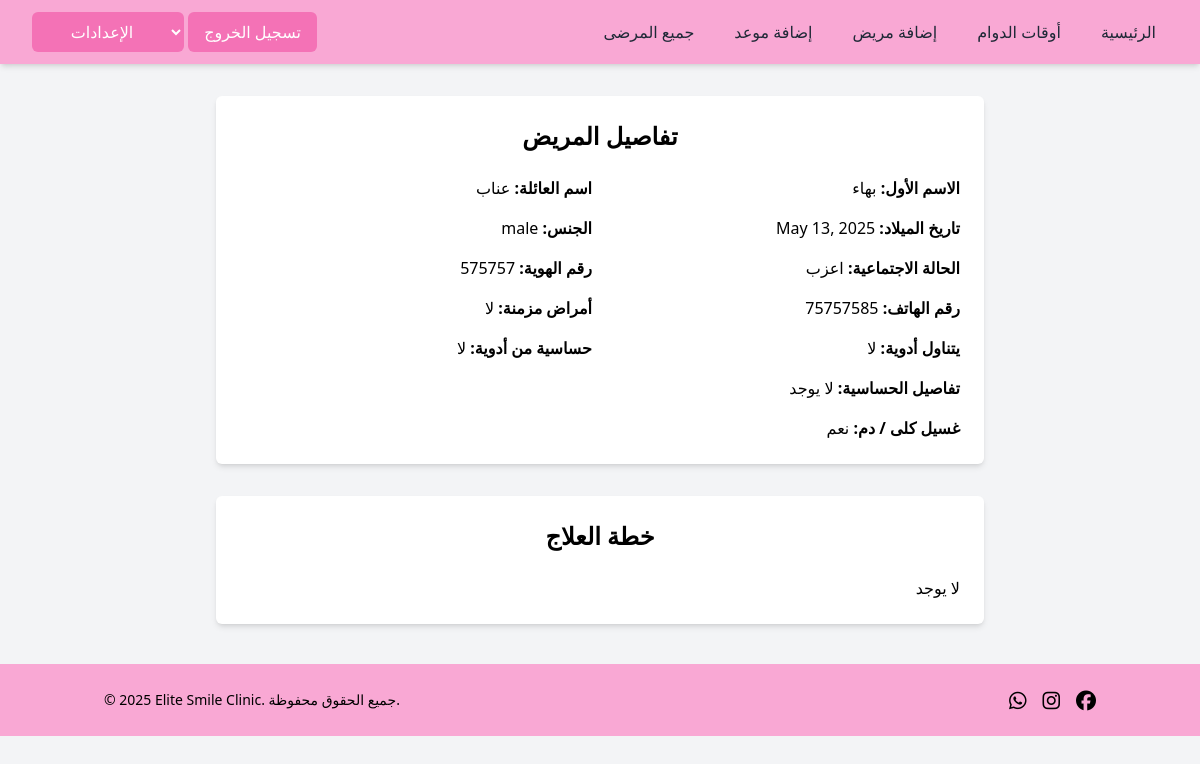
The app's page /doctor/patient_details_display/6 with its own data.
### clinic_app/models.py (models this page shows, shortened)
class User(models.Model):
    first_name = models.CharField(max_length=255)
    last_name = models.CharField(max_length=255)
    email = models.CharField(max_length=255)
    password = models.CharField(max_length=255)
    role = models.CharField(max_length=255, default='patient')
    doctor = models.ForeignKey('self', null=True, blank=True, on_delete=models.SET_NULL, related_name='patients')
    birth_date = models.DateField(blank=True, null=True)
    gender = models.CharField(max_length=10, blank=True)  # No need for null=True in CharField
    social_status = models.CharField(max_length=20, blank=True)
    id_number = models.CharField(max_length=20, blank=True)
    phone = models.CharField(max_length=20, blank=True)
    chronic_disease = models.BooleanField(default=False)
    takes_medications = models.BooleanField(default=False)
    drug_allergy = models.BooleanField(default=False)
    allergy_details = models.TextField(blank=True)
    dialysis =models.BooleanField(default=False)
    treatment_plan = models.TextField(blank=True)
    created_at = models.DateTimeField(auto_now_add=True)
    updated_at = models.DateTimeField(auto_now=True)
    objects = UserManager()

### doctor_app/views.py (the view)
# urls.py: path('patient_details_display/<int:patientid>', views.patient_details_display, name='patient_details_display'),
def patient_details_display(request,patientid):
    context={
        'patient':User.objects.get(id=patientid)
    }
    return render(request,'doctor/patient_details_display.html',context)

### doctor_app/templates/doctor/patient_details_display.html (shortened to what this page needs)
<!DOCTYPE html>
<html lang="ar" dir="rtl">
<head>
    <script src="https://cdn.tailwindcss.com"></script>
</head>
<body class="bg-gray-100 font-sans">
    <div dir="ltr">
        {% include 'doctor/navbardoctor.html' %}
    </div>
    <div class="max-w-3xl mx-auto p-6 bg-white shadow-md rounded-md mt-8">
        <h1 class="text-2xl font-bold mb-6 text-center">تفاصيل المريض</h1>
        <div class="grid grid-cols-1 sm:grid-cols-2 gap-4">
            <div><strong>الاسم الأول:</strong> {{ patient.first_name }}</div>
            <div><strong>اسم العائلة:</strong> {{ patient.last_name }}</div>
            <div><strong>تاريخ الميلاد:</strong> {{ patient.birth_date }}</div>
            <div><strong>الجنس:</strong> {{ patient.gender }}</div>
            <div><strong>الحالة الاجتماعية:</strong> {{ patient.social_status}}</div>
            <div><strong>رقم الهوية:</strong> {{ patient.id_number }}</div>
            <div><strong>رقم الهاتف:</strong> {{ patient.phone }}</div>
            <div><strong>أمراض مزمنة:</strong> {{ patient.chronic_disease|yesno:"نعم,لا" }}</div>
            <div><strong>يتناول أدوية:</strong> {{ patient.current_medication|yesno:"نعم,لا" }}</div>
            <div><strong>حساسية من أدوية:</strong> {{ patient.drug_allergy|yesno:"نعم,لا" }}</div>
            {% if patient.allergy_details %}
            <div class="col-span-2"><strong>تفاصيل الحساسية:</strong> {{ patient.allergy_details }}</div>
            {% endif %}
            <div><strong>غسيل كلى / دم:</strong> {{ patient.dialysis|yesno:"نعم,لا" }}</div>
        </div>
    </div>
    <div class="max-w-3xl mx-auto p-6 bg-white shadow-md rounded-md mt-8">
        <h1 class="text-2xl font-bold mb-6 text-center">خطة العلاج</h1>
        <div class="grid grid-cols-1 sm:grid-cols-2 gap-4">
            <div>{{patient.treatment_plan}}</div>
        </div>
    </div>
    <div dir="ltr">
        {% include 'clinic/footer.html' %}
    </div>
</body>
</html>

### records on screen
User: first_name "بهاء", last_name "عناب", birth_date "May 13, 2025", gender "male", social_status "اعزب", id_number "575757", phone "75757585", chronic_disease "لا", drug_allergy "لا", allergy_details "لا يوجد", dialysis "نعم", treatment_plan "لا يوجد"

### other values on screen
{{ patient.current_medication|yesno:"نعم,لا" }} "لا"
